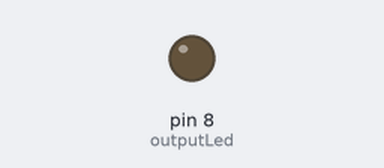
A sketch run on a simulated Arduino Uno, built with avr-gcc and run on an emulated ATmega328P. Shown: output pins drawn as LEDs (lit = HIGH).

Above: at 1.9 s.
At 5.37 s:
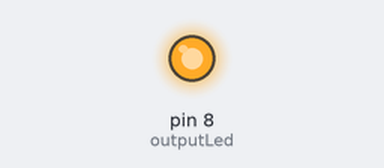
Timing chart, 0 to 5.8 s (numbered marks = the images above):
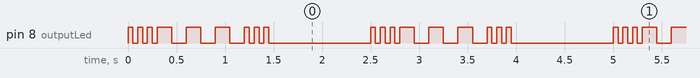

The sketch:

SosLed.ino
```cpp
int outputLed = 8;
int dit = 50;
int dah = 150;

void setup() {
  // put your setup code here, to run once:
pinMode(outputLed, OUTPUT);
}

void loop() {
  // put your main code here, to run repeatedly:
  for(int i = 0; i < 3; i++) {
    quickLight();
  }

  for(int i = 0; i < 3; i++) {
    longLight();
  }

  for(int i = 0; i < 3; i++) {
    quickLight();
  }

  delay(1000);

}

void quickLight() {
digitalWrite(outputLed, HIGH);
delay(dit);
digitalWrite(outputLed, LOW);
delay(dit);
}

void longLight() {
digitalWrite(outputLed, HIGH);
delay(dah);
digitalWrite(outputLed, LOW);
delay(dah);
}
```

Measured:
- by itself, pin 8 (outputLed): repeats every 2.5 s: 2 × (LOW 0.05 s, HIGH 0.05 s), LOW 0.05 s, 3 × (HIGH 0.15 s, LOW 0.15 s), 2 × (HIGH 0.05 s, LOW 0.05 s), HIGH 0.05 s, LOW 1.1 s, HIGH 0.05 s
